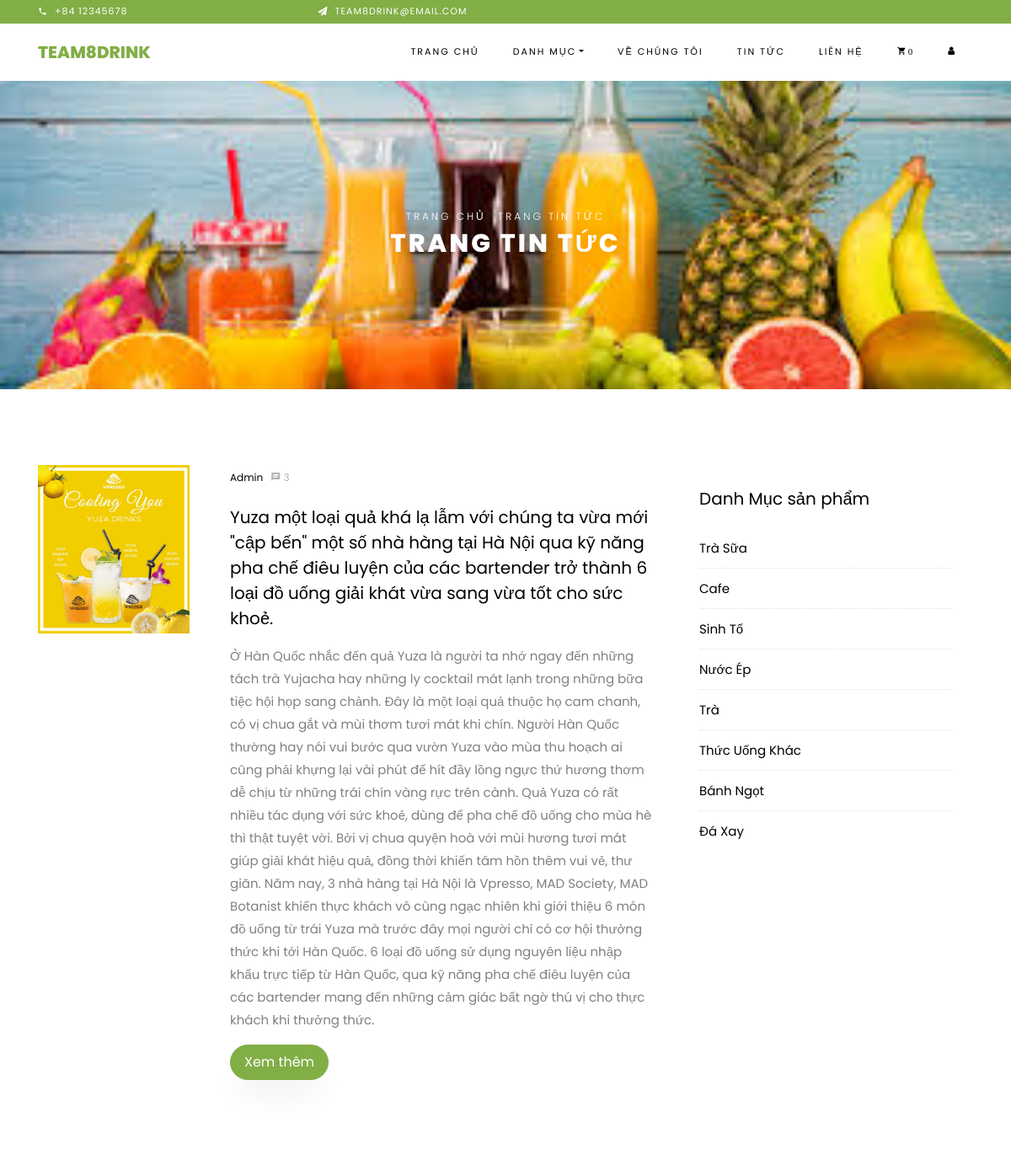
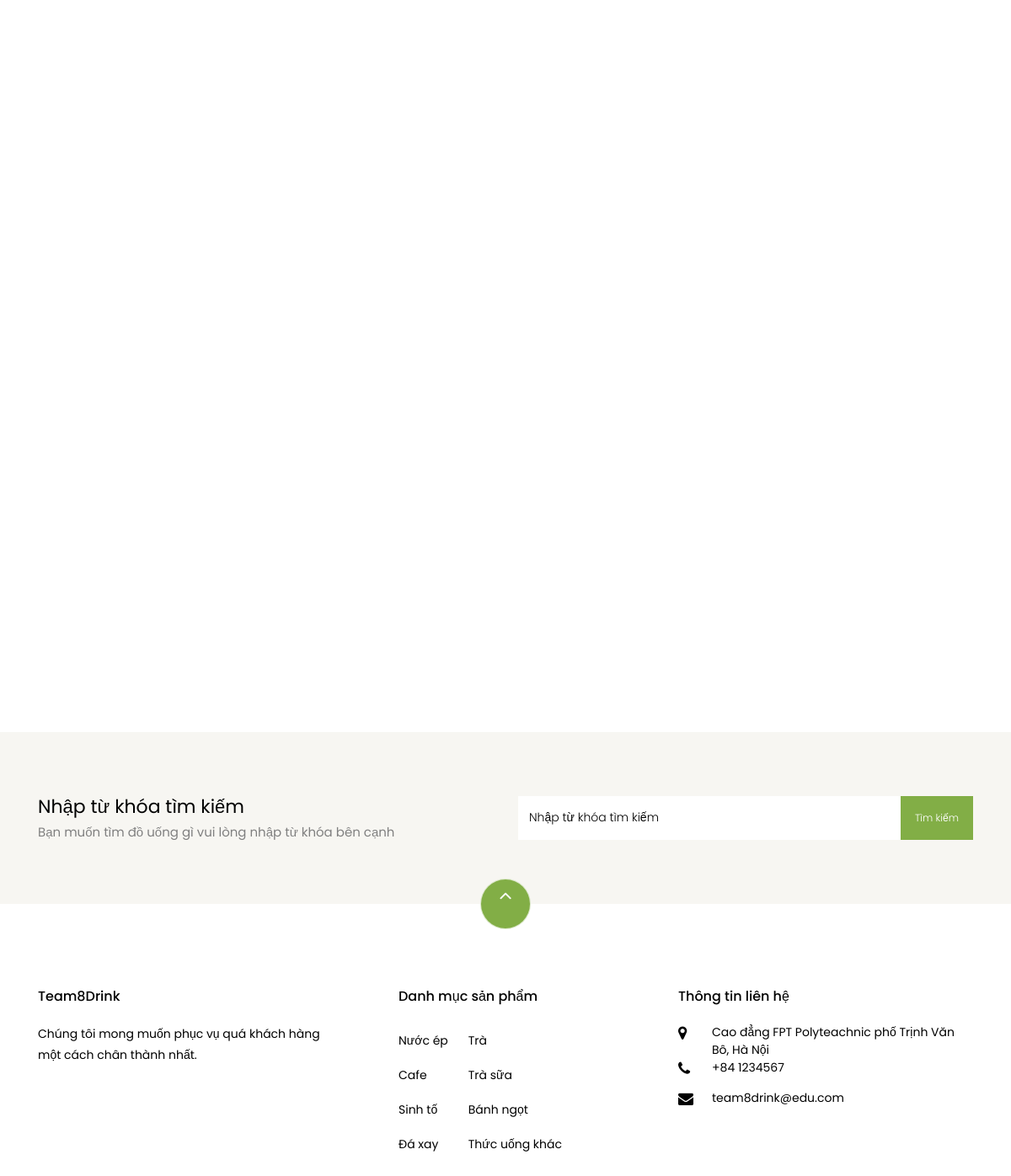
Screenshot of /?page=blog with the database file from the repository (2 pictures, top to bottom).
### tables this page shows
CREATE TABLE `news` (
  `id` int(11) NOT NULL,
  `news_title` varchar(255) NOT NULL,
  `news_content` varchar(5000) NOT NULL,
  `news_image` varchar(2000) NOT NULL
);

CREATE TABLE `category` (
  `id` int(11) NOT NULL,
  `cat_name` varchar(191) NOT NULL,
  `cat_image` varchar(255) NOT NULL,
  `cat_created_at` timestamp NOT NULL DEFAULT current_timestamp(),
  `cat_updated_at` timestamp NOT NULL DEFAULT current_timestamp()
);

### libs/database.php (called while the page is built, shortened)
<?php
    function connection()
    {
        try {
            $conn = new PDO("mysql:host=localhost;dbname=ship-drink;charset=utf8", "root2", "");
        } catch (PDOException $e) {
            echo "Error connecting to database" . $e->getMessage();
        }
        return $conn;
    }
    function listAll($table)
    {
        $conn = connection();
        try {
            $sql = "SELECT*FROM $table";
            $stmt = $conn->prepare($sql);
            $stmt->execute();
            $result = $stmt->fetchAll(PDO::FETCH_ASSOC);
        } catch (PDOException $e) {
            echo "Error connecting to database" . $e->getMessage();
        } finally {
            unset($conn);
        }
        return $result;
    }
    ?>

### libs/news.php (called while the page is built, shortened)
<?php
    require_once "database.php";
    function list_all_news()
    {
        return listAll("news");
    }

### libs/category.php (called while the page is built, shortened)
<?php
    require_once "database.php";
    function list_all_category()
    {
        return listAll("category");
    }
    ?>

### giao-dien/blog.php (the view, shortened to what this page needs)
<?php
$new_blog = list_all_news();
$category = list_all_category();
?>
<div class="hero-wrap hero-bread" style="background-image: url('images/bg_1.jpg');">
    <div class="container">
        <div class="row no-gutters slider-text align-items-center justify-content-center">
            <div class="col-md-9 ftco-animate text-center">
                <p class="breadcrumbs"><span class="mr-2"><a href="index.html">Trang Chủ</a></span> <span>Trang Tin Tức</span></p>
                <h1 class="mb-0 bread">Trang Tin Tức</h1>
            </div>
        </div>
    </div>
</div>
<section class="ftco-section ftco-degree-bg">
    <div class="container">
        <div class="row">
            <div class="col-lg-8 ftco-animate">
                <div class="row">
                    <?php foreach ($new_blog as $n) : ?>
                        <div class="col-md-12 d-flex ftco-animate">
                            <div class="blog-entry align-self-stretch d-md-flex">
                                <a class="blog-img mr-4" href="<?= ROOT ?>?page=blog-single&&id=<?=$n['id']?>">
                                    <img src="./images/<?= $n['news_image'] ?>" alt="" height="200" width="180">
                                </a>
                                <div class="text d-block pl-md-4">
                                    <div class="meta mb-3">
                                        <div><a href="#">Admin</a></div>
                                        <div><a href="#" class="meta-chat"><span class="icon-chat"></span> 3</a></div>
                                    </div>
                                    <h3 class="heading"><a href="#"><?= $n['news_title'] ?></a></h3>
                                    <p><?= $n['news_content'] ?></p>
                                    <p><a href="<?= ROOT ?>?page=blog-single&&id=<?=$n['id']?>" class="btn btn-primary py-2 px-3">Xem thêm</a></p>
                                </div>
                            </div>
                        </div>
                    <?php endforeach; ?>
                </div>
            </div>
            <div class="col-lg-4 sidebar ftco-animate">
                <div class="sidebar-box ftco-animate">
                    <h3 class="heading">Danh Mục sản phẩm</h3>
                    <ul class="categories">
                        <?php foreach ($category as $c) : ?>
                            <li><a href="<?=ROOT?>?page=danh_muc&&id_dm=<?=$c['id']?>"><?= $c['cat_name'] ?></a></li>
                        <?php endforeach; ?>
                    </ul>
                </div>
            </div>
        </div>
    </div>
</section>

### giao-dien/css/icomoon.css (style rules this page uses)
[class^="icon-"], [class*=" icon-"] { font-family: 'icomoon' !important; speak: none; font-style: normal; font-weight: normal; font-variant: normal; text-transform: none; line-height: 1; -webkit-font-smoothing: antialiased; -moz-osx-font-smoothing: grayscale; }
.icon-chat:before { content: "\e0b7"; }

### rows the page displays
news: news_image (picture), news_title "Yuza một loại quả khá lạ lẫm với chúng ta vừa mới \"cập bến\" một số nhà hàng tại Hà Nội qua kỹ năng pha chế điêu luyện của các bartender trở thành 6 loại đồ uống giải khát vừa sang vừa tốt cho sức khoẻ.", news_content "Ở Hàn Quốc nhắc đến quả Yuza là người ta nhớ ngay đến những tách trà Yujacha hay những ly cocktail mát lạnh trong những bữa tiệc hội họp sang chảnh. Đây là một loại quả thuộc họ cam chanh, có vị chua gắt và mùi thơm tươi mát khi chín. Người Hàn Quốc thường hay nói vui bước qua vườn Yuza vào mùa thu hoạch ai cũng phải khựng lại vài phút để hít đầy lồng ngực thứ hương thơm dễ chịu từ những trái chín vàng rực trên cành. Quả Yuza có rất nhiều tác dụng với sức khoẻ, dùng để pha chế đồ uống cho mùa hè thì thật tuyệt vời. Bởi vị chua quyện hoà với mùi hương tươi mát giúp giải khát hiệu quả, đồng thời khiến tâm hồn thêm vui vẻ, thư giãn. Năm nay, 3 nhà hàng tại Hà Nội là Vpresso, MAD Society, MAD…"
category: cat_name "Trà Sữa"
category: cat_name "Cafe"
category: cat_name "Sinh Tố"
category: cat_name "Nước Ép"
category: cat_name "Trà"
category: cat_name "Thức Uống Khác"
category: cat_name "Bánh Ngọt"
category: cat_name "Đá Xay"

### other values shown
$numCart "0"
